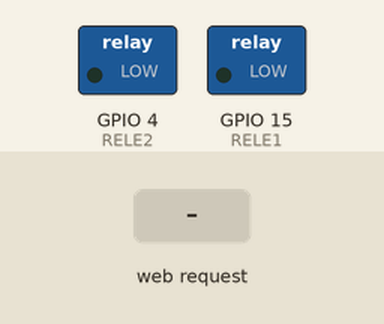
Simulated run of this sketch. Board: ESP32. Shown: switched loads named in the sketch (green lamp = pin HIGH). The test bench sets the inputs (shaded band). What the sketch prints to the serial monitor is not drawn.

Above: at 1.2 s.
1.3 s: HTTP request GET /toggle received
At 2.5 s:
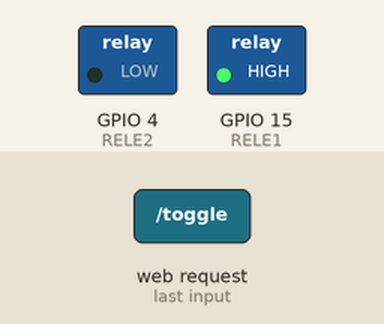
2.8 s: HTTP request GET /toggle1 received
At 3.7 s:
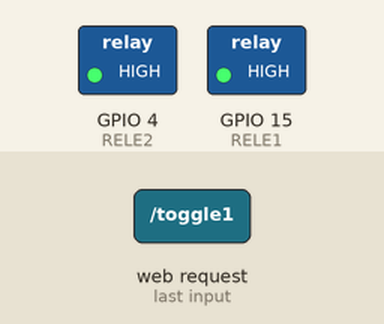
4.3 s: HTTP request GET /toggle received
At 4.8 s:
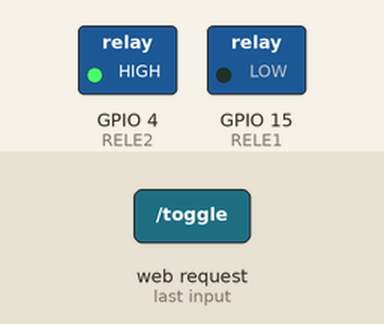
Timing chart, 0 to 7.3 s (numbered marks = the images above; inputs shaded):
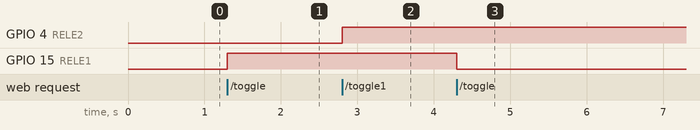

The sketch:

ivo.ino
```cpp
#include <WiFi.h>
#include <WebServer.h>

const char* apSSID = "espdefe";
const char* apPassword = "esptest1";

#define RELE1 15
#define RELE2 4

WebServer server(80);

int relay1State = LOW;
int relay2State = LOW;

void handleRoot() {
  String html = "<!DOCTYPE html><html><head><title>Sensor Readings</title></head><body>";
  html += "<button onclick=\"toggleRelay()\">Toggle Relay 1</button>";
  html += "<script>";
  html += "function toggleRelay() {";
  html += "  var xhttp = new XMLHttpRequest();";
  html += "  xhttp.open(\"GET\", \"/toggle\", true);";
  html += "  xhttp.send();";
  html += "}";
  html += "</script>";

  html += "<button onclick=\"toggleRelay1()\">Toggle Relay 2</button>";
  html += "<script>";
  html += "function toggleRelay1() {";
  html += "  var xhttp = new XMLHttpRequest();";
  html += "  xhttp.open(\"GET\", \"/toggle1\", true);";
  html += "  xhttp.send();";
  html += "}";
  html += "</script>";

  html += "</body></html>";

  server.send(200, "text/html", html);
}

void handleToggle() {
  relay1State = !relay1State;
  digitalWrite(RELE1, relay1State);
  server.send(200, "text/plain", "Toggled Relay 1");
}

void handleToggle1() {
  relay2State = !relay2State;
  digitalWrite(RELE2, relay2State);
  server.send(200, "text/plain", "Toggled Relay 2");
}

void setup() {
  Serial.begin(115200);

  WiFi.softAP(apSSID, apPassword);
  IPAddress myIP = WiFi.softAPIP();
  Serial.print("AP IP address: ");
  Serial.println(myIP);

  Serial.print("AP SSID: ");
  Serial.println(apSSID);
  Serial.print("AP Password: ");
  Serial.println(apPassword);

  server.on("/", handleRoot);
  server.on("/toggle", handleToggle);
  server.on("/toggle1", handleToggle1);
  server.begin();
  Serial.println("HTTP server started");

  pinMode(RELE1, OUTPUT);
  pinMode(RELE2, OUTPUT);
}

void loop() {
  server.handleClient();
}
```

Measured:
- after the input at 1.3 s, GPIO 15 (RELE1): LOW → HIGH at once
- after the input at 2.8 s, GPIO 4 (RELE2): LOW → HIGH at once
- after the input at 4.3 s, GPIO 15 (RELE1): HIGH → LOW at once
